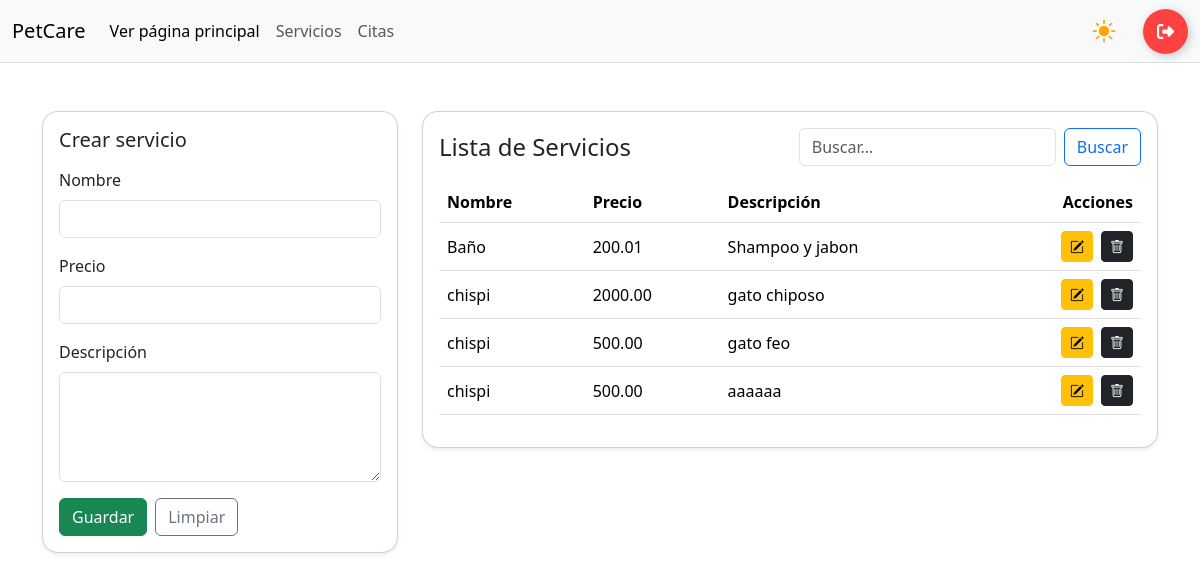
/servicios/ (signed in), run on an earlier commit of the app's database.
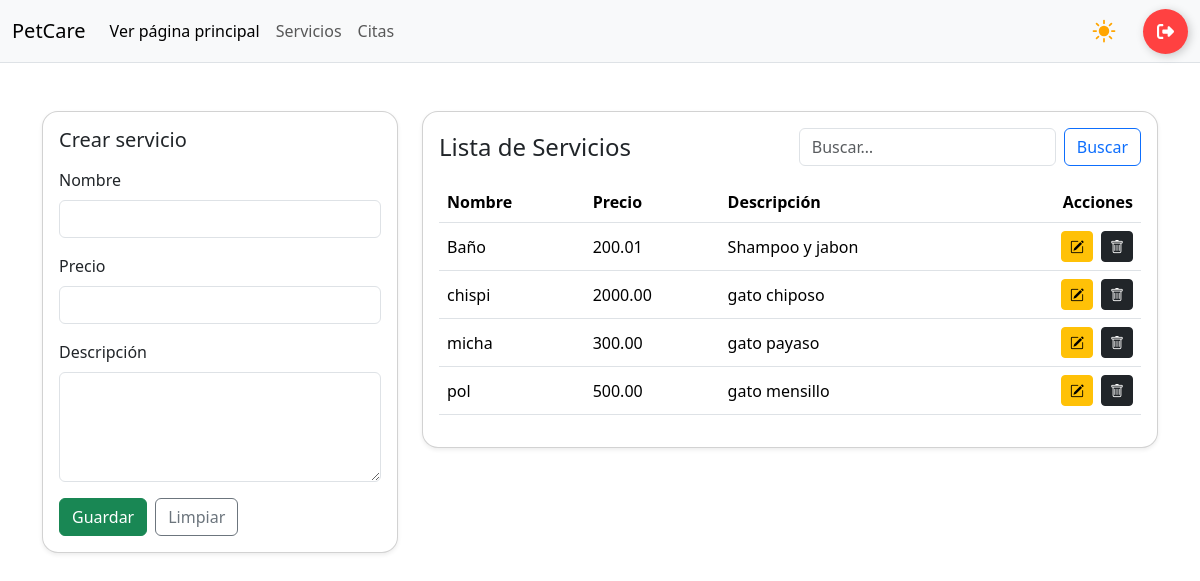
And on a later commit of the database.
### app/models.py (models this page shows, shortened)
class SERVICIO(models.Model):
    nombre = models.CharField(max_length=100)
    precio = models.DecimalField(max_digits=10, decimal_places=2)
    descripcion = models.TextField(max_length=250, null= True)

### app/views.py (the view, shortened to what this page needs)
# urls.py: path('servicios/', views.servicios_panel, name='servicios'), # Panel o dashboard
@login_required
def servicios_panel(request, id=None):
    servicio = get_object_or_404(SERVICIO, id=id) if id else None
    servicios = SERVICIO.objects.all().order_by("nombre")
    ctx = {"servicios": servicios, "servicio": servicio, "editando": bool(servicio)}
    return render(request, "servicios.html", ctx)

### app/templates/servicios.html (shortened to what the changed rows need)
{% load static %}
<!DOCTYPE html>
<html lang="es">
<head>
    {% include 'referencias.html' %}
    <link rel="stylesheet" href="{% static 'css/panel.css' %}">
</head>
<body>
    {% include 'navbar-panel.html' %}
    <main class="container mt-5">
        <div class="row g-4">
            <div class="col-12 col-lg-8">
                <div class="card shadow-sm rounded-4">
                    <div class="card-body">
                        <table class="table table-hover align-middle">
                            <thead>
                                <tr>
                                    <th>Nombre</th>
                                    <th>Precio</th>
                                    <th>Descripción</th>
                                    <th class="text-end">Acciones</th>
                                </tr>
                            </thead>
                            <tbody>
                                {% for servicio in servicios %}
                                <tr>
                                    <td>{{ servicio.nombre }}</td>
                                    <td>{{ servicio.precio }}</td>
                                    <td>{{ servicio.descripcion }}</td>
                                    <td class="text-end">
                                        <div class="d-inline-flex gap-2">
                                            <a class="btn btn-warning btn-sm"
                                                href="{% url 'servicios_edit' servicio.id %}">
                                                <i class="bi bi-pencil-square"></i>
                                            </a>
                                            <a class="btn btn-dark btn-sm" href="{% url 'eliminar' servicio.id %}"
                                                onclick="return confirm('¿Eliminar este servicio?')">
                                                <i class="bi bi-trash"></i>
                                            </a>
                                        </div>
                                    </td>
                                </tr>
                                {% empty %}
                                <tr>
                                    <td colspan="4" class="text-center text-muted">Sin información disponible</td>
                                </tr>
                                {% endfor %}
                            </tbody>
                        </table>
                    </div>
                </div>
            </div>
        </div>
    </main>
</body>
</html>

What changed in the data, as far as the page shows it:
removed SERVICIO: nombre "chispi", precio "500.00", descripcion "gato feo"
removed SERVICIO: nombre "chispi", precio "500.00", descripcion "aaaaaa"
added SERVICIO: nombre "micha", precio "300.00", descripcion "gato payaso"
added SERVICIO: nombre "pol", precio "500.00", descripcion "gato mensillo"
